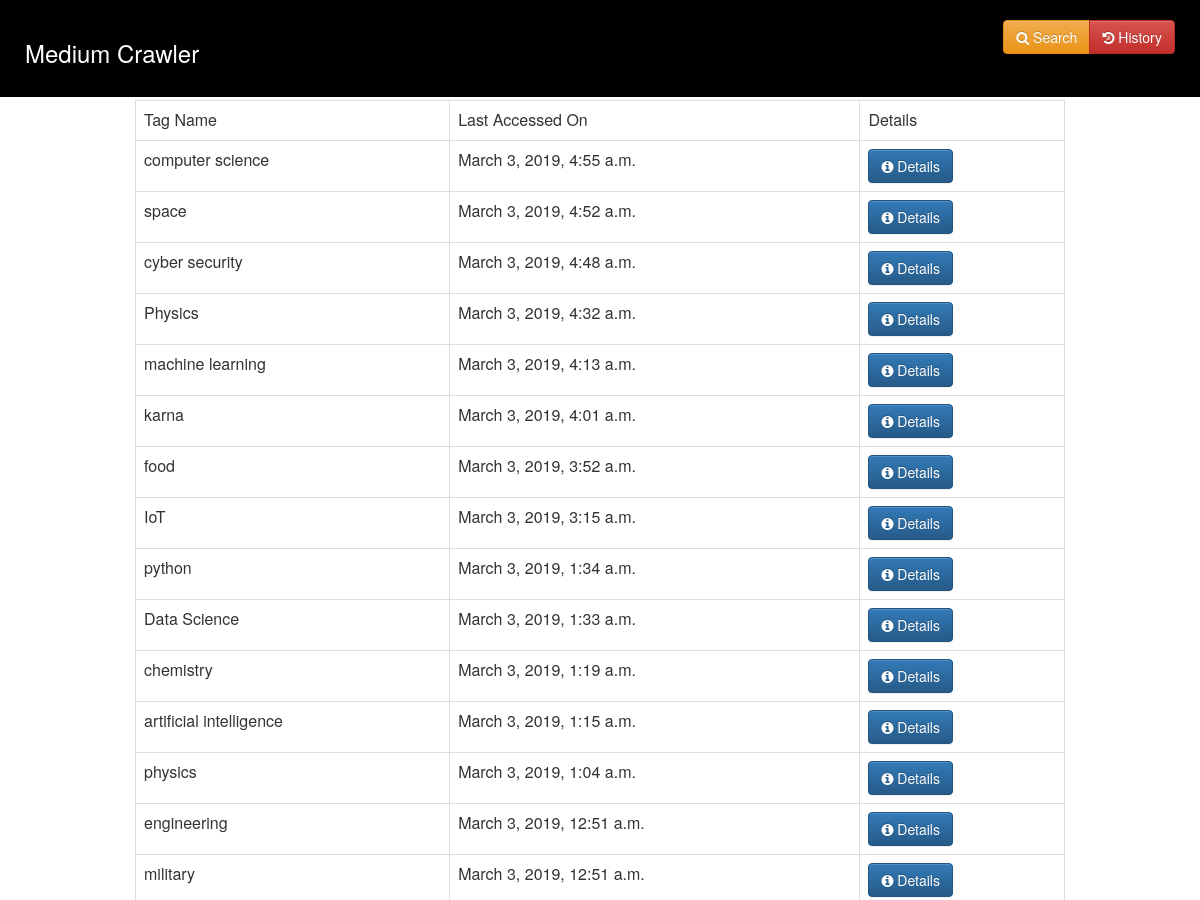
The page /search (upper part) on the database as committed earlier.
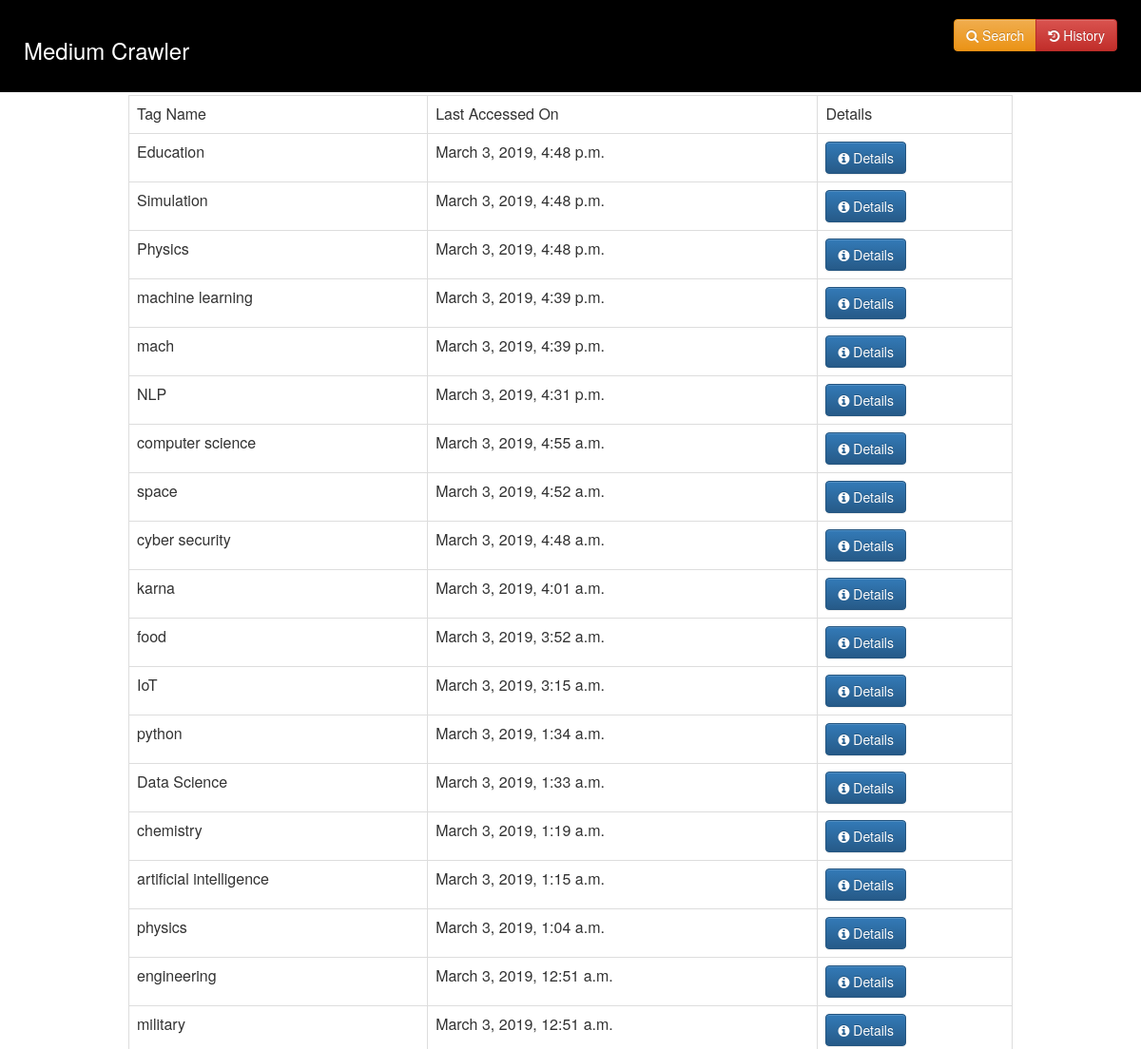
The same page on the database as committed later.
### MediumCrawler/models.py (models this page shows)
class AccessedTag(models.Model):
    tag_name = models.CharField(max_length = 100, primary_key = True)
    tag_accessed_on = models.DateTimeField(default = timezone.now)
    blogs = models.ManyToManyField(Blog)
    class Meta:
        ordering = ['-tag_accessed_on']

### MediumCrawler/views.py (the view)
# urls.py: path("search", views.search_history, name = "search_history"),
def search_history(request):
    context = {}
    context["accessed_tags"] = AccessedTag.objects.all()
    return render(request, "MediumCrawler/search_history.html", context)

### MediumCrawler/templates/MediumCrawler/search_history.html
{% extends "MediumCrawler/base.html" %}
{% block content %}
    <div id="main">
        <table class="table table-bordered">
            <tr>
                <td>Tag Name</td>
                <td>Last Accessed On</td>
                <td>Details</td>
            </tr>
            {% for tag in accessed_tags.all %}
                <tr>
                    <td rowspan>{{ tag.tag_name }}</td>
                    <td>{{ tag.tag_accessed_on }}</td>
                    <td>
                        <a href = "{% url 'tag_page' pk=tag.tag_name %}">
                            <button type="button" class="btn btn-primary">
                                <i class="fa fa-info-circle" aria-hidden="true"></i> Details
                            </button>
                        </a>
                    </td>
                </tr>
            {% endfor %}
        </table>
    </div>
{% endblock %}

Rows that differ between the two databases and show on the page:
added AccessedTag: tag_name "Education", tag_accessed_on "March 3, 2019, 4:48 p.m."
added AccessedTag: tag_name "Simulation", tag_accessed_on "March 3, 2019, 4:48 p.m."
changed AccessedTag "Physics": tag_accessed_on "March 3, 2019, 4:32 a.m." → "March 3, 2019, 4:48 p.m."; moves up the list
changed AccessedTag "machine learning": tag_accessed_on "March 3, 2019, 4:13 a.m." → "March 3, 2019, 4:39 p.m."; moves up the list
added AccessedTag: tag_name "mach", tag_accessed_on "March 3, 2019, 4:39 p.m."
added AccessedTag: tag_name "NLP", tag_accessed_on "March 3, 2019, 4:31 p.m."
